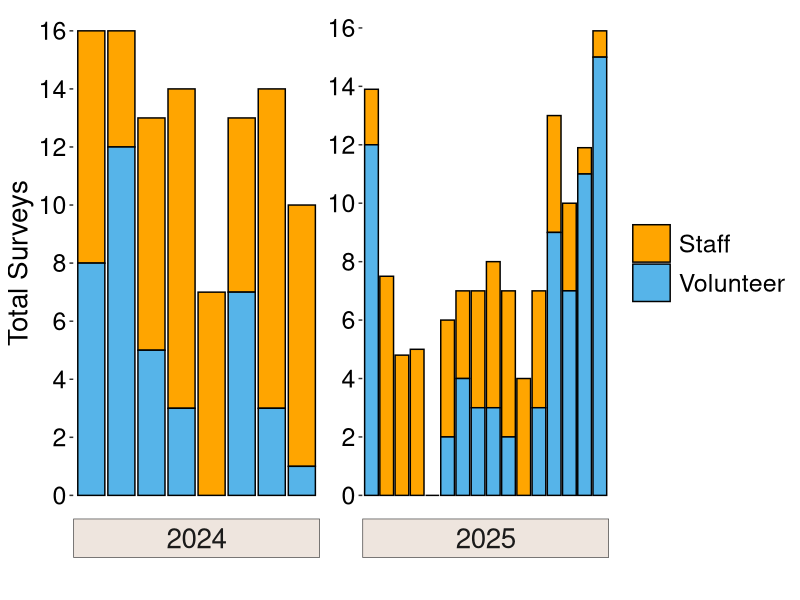
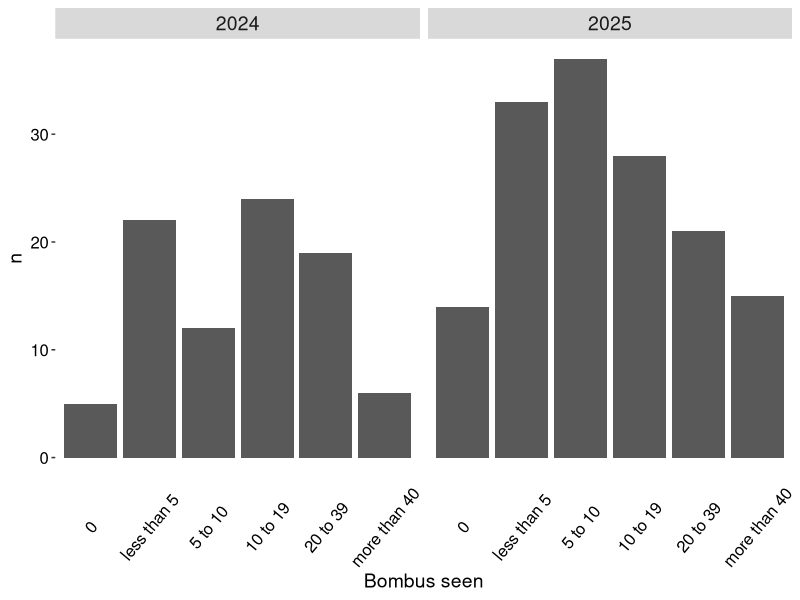
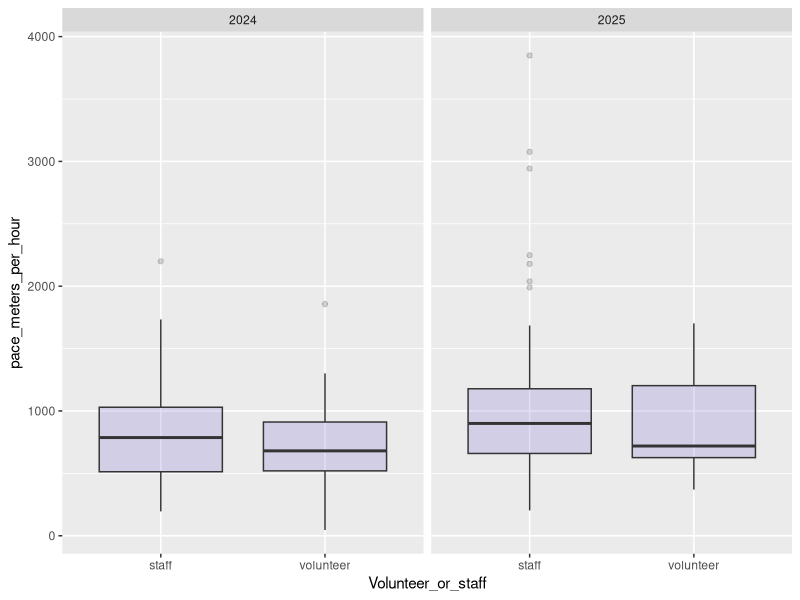

The R script that drew these images, in order: (Note: this script raises an error after producing the figures.)
# Nest Quest Survey123 Survey Data # SD start Oct 28 2025


#load packages
library(tidyverse) #dplyr package
library(lubridate) #dealing with time and dates
library(readr) # creating .csv files
library(lme4) 

##### Cleaning and loading in data #####
#load data
surveys <- read.csv('quest_survey123_data.csv', header = T, na.strings = c("","NA"))
sites <- read.csv('nest_survey_site_data.csv')
all_nests <- read.csv('nest_discovery.csv')

# a little cleaning
surveys_no_flower <- surveys %>% # removing rows with flower data for now. Just to focus on bees mainly
  select(., -c(Currently.blooming.plant..incl..trees.and.shrubs..and...of.area.covered.:Currently.blooming.plant..incl..trees.and.shrubs..and...of.area.covered..9))


surveys_no_flower <- surveys_no_flower %>% # changing names of giant column names
  rename(bloom_area = How.much.of.the.area.is.covered.in.currently.blooming.flowers.,
         bombus_obs = How.many.times.did.you.see.bumble.bees.during.your.survey.,
         AQI = What.is.air.quality.index..Visit.https...www.airnow.gov.,
         volunteer_hours = How.many.hours.did.you.spend.volunteering..including.preparation.and.driving.time..Enter.as.a.decimal.number.to.the.closest.15.minutes..i.e..1.75.for.one.hour.and.45.minutes,
         observer1 = Primary.observer,
         observer2 = Secondary.observer)

table(surveys_no_flower$site) # check sites
surveys_no_flower <- surveys_no_flower %>% # removing invalid rows based on site
  filter(., site != c("Crow hassan", "Hyand queen search", "Queen searching Hyland")) # for some reason this needs to run twice to work?

surveys_no_flower$year <-as.character(surveys_no_flower$year)  # making year a character 
surveys_no_flower$survey_count <-as.numeric(surveys_no_flower$survey_count) # making survey count numeric

# replacing site values so all match
surveys_no_flower$site[surveys_no_flower$site == "Hp1"] <- 'hp1' 
surveys_no_flower$site[surveys_no_flower$site == 'LH_eq2'] <- 'lh_eq2'
surveys_no_flower$site[surveys_no_flower$site == 'HP_sled'] <- 'hp_sled'
table(surveys_no_flower$site) #check

# cleaning  primary observer names. They are all over the place!
table(surveys_no_flower$observer1)
surveys_no_flower <- surveys_no_flower %>% 
  mutate(observer1 = case_when(startsWith(observer1, "Clara") ~ "Clara Costello",
                               startsWith(observer1, "Elaine") ~ "Elaine Evans",
                               startsWith(observer1, 'Fern') ~ "Fern LaBry",
                               startsWith(observer1, 'Alex') ~ "Alex Swartz",
                               startsWith(observer1, 'Dawn') ~ "Dawn Peterson",
                               startsWith(observer1, 'Hanych') ~ "Emily Hanych",
                               startsWith(observer1, 'Janet') ~ "Janet Orange",
                               startsWith(observer1, 'Paul') ~ "Paul Richtman", #two pauls, one without a last name. assuming it's the same person.
                               startsWith(observer1, 'Renee') ~ "Renee Rademacher",
                               grepl('Tam', observer1) ~ "Tamara Smith",
                               grepl('ayden', observer1) ~ 'Jayden Peterson',
                               startsWith(observer1, "Elise") ~ "Elise Bernstein",
                               startsWith(observer1, "Tom") ~ "Tom Patterson",
                               .default = as.character(observer1)))

table(surveys_no_flower$observer1) #check. looks good to me

# cleaning survey_count data. 
table(surveys_no_flower$survey_count) # there are inconsistent values for repeating 0.3.
surveys_no_flower <- surveys_no_flower %>% 
  mutate(survey_count = case_when(startsWith(as.character(survey_count), "0.3") ~ "0.3", 
                                  .default = as.character(survey_count)))
table(surveys_no_flower$survey_count)

surveys_no_flower <- surveys_no_flower %>%  filter(!row_number() %in% c(149)) # removing a row where data is missing. This row seems to a survey that was split up, but the second part of the survey happened the next day??

#cleaning time spent column
surveys_no_flower <- surveys_no_flower %>% mutate(time_spent = ifelse(is.na(time_spent), '1:00:00', time_spent)) # assuming NA values in this column are just an hour of surveying. 

##### First look summary stats and exploration ####
# How many nests at each site/plot?
all_nests <- all_nests %>% 
  filter(., site != c("")) %>% 
  mutate( separate(., col = "date", into = c("month","day","year"),  sep = "/")) %>%  # separated date values so they all have a unique column. 
  rename(found_on_survey = Did.you.discover.this.nest.during.your.one.hour.survey.time.)

nests <- all_nests %>% 
  group_by(site) %>% 
  count(., .drop = FALSE) %>% 
  rename(total_nests = n) # counting the number of nests at each site.

sites <- right_join(nests, sites) 
sites <- sites %>%  mutate(total_nests = ifelse(is.na(total_nests), 0, total_nests)) # joining nest data to match sites. This is a nice summary table

#total_nests <- sum(nests$total_nests)


### How many surveys for each site/plot?

site_summary <- surveys_no_flower %>% 
  group_by(site, 
          Volunteer_or_staff, 
           year) %>% # organize surveys by site, year, and volunteer/staff
  summarize(total_survey_sum = format(round(sum(as.numeric(survey_count), na.rm = TRUE), digits = 4)), # survey totals
            total_unique_observers = n_distinct(observer1, na.rm = TRUE), .groups ="drop") # total unique surveyors for each plot. 
site_summary$total_survey_sum <- as.numeric(site_summary$total_survey_sum)

#site_summary <- site_summary %>% 
 # complete(., site, Volunteer_or_staff, year, fill = list(Volunteer_or_staff = 'volunteer')) %>% 
#  mutate(., total_survey_sum = ifelse(is.na(total_survey_sum), 0, total_survey_sum))
  #drop_na(total_unique_observers)

site_summary2 <- full_join(nests, site_summary) # note that total_nests column does not represent nests differentiated by surveyor type
site_summary2 <- site_summary2 %>% mutate(total_nests = ifelse(is.na(total_nests), 0, total_nests)) #NA's in nest column to 0
site_summary2 <- site_summary2 %>% filter(., site != "crow_gc")

## Code I was trying to do to get labels above bars. Did not work. 
#plot_labels <- site_summary2 %>% distinct(site) 

#plot_labels %>% mutate(nest = if_else(site_summary2$total_nests > 1, 'yes', 'no'))

#df <- data.frame(site = distinct(site_summary2, site),
            #     nest = c('yes', 'yes', 'yes','yes', ' yes','yes', 'yes', 'yes' ,'no', 'no', 'no', 'no', 'no', 'no', 'no', 'no', 'no'),
             #    x = c())

site_summary2

##### Plotting Survey amounts by year, and filled with volunteer or staff surveys. #####
#png("total_NQ_surveys_bar_no_hline.png", units="in", width=12, height=10, res=1200)
site_summary2 %>% 
  ggplot(aes(y = -desc(total_survey_sum), x = site, fill = Volunteer_or_staff, label = total_nests)) + # defining x and y values. 'fill' is how to get the groupings based on a column. 
  geom_bar(stat = "identity", colour = 'black') +
  theme(axis.text.x = element_blank(),
    #axis.text.x = element_text(angle = 50, vjust = 0.8, size = 16, color = 'black'),#rotate x-axis text
        axis.text.y = element_text(size = 18, color = 'black'),
        axis.title = element_text(size = 20),
        panel.grid.major = element_blank(),
        panel.grid.minor = element_blank(),
        panel.background = element_blank(),
        axis.ticks.x = element_blank(),
        strip.text = element_text(size = 20),
        strip.background = element_rect(fill = 'seashell2', color = '#4D4D4D'),
        legend.text = element_text(size = 18),
        legend.key.size = unit(1, 'cm')) + 
  facet_wrap(vars(year), ncol = 2, scale = "free",
             strip.position = 'bottom') +  # separate data by year
  scale_y_continuous(breaks = seq(0, 16, by = 2)) + # set scale manually
  labs(x = "", y = "Total Surveys") + #labels
  scale_fill_manual(values = c("#FFA500", "#56B4E9"), 
                    labels = c("Staff", "Volunteer"),
                    guide = guide_legend(title = NULL))  # changing color
  # geom_hline(yintercept = 5, linetype ="dashed", size = 1) 
  #annotate("text", x = 2, y = 17, label = "!!", size = unit(8, "pt")) +
  #geom_text(aes(label = ifelse(total_nests > 0, "!!", "" & Volunteer_or_staff == 'Staff'), group = site))
  #geom_text(aes(label = total_nests))
#dev.off()


##### Bumble bee observations, categorical data #####
table(surveys_no_flower$bombus_obs)# first look at bumble bee observation data



bombus_summary <- surveys_no_flower %>%
  select(.,c('site',
             'year',
             'bombus_obs')) %>%
  drop_na(bombus_obs)

#bombus_summary$nest <- ifelse(employees$Salary > 60000, "Yes", "No")

bombus_counts <- bombus_summary %>% 
  group_by(year, bombus_obs) %>% 
  tally()

#
ggplot(bombus_counts, aes(x = bombus_obs, y = n)) +
  geom_bar(stat = 'identity', position = 'dodge') +
  theme(axis.text.x = element_text(angle = 50, vjust = 0.5, size = 12, color = 'black'),#rotate x-axis text
        axis.text.y = element_text(size = 12, color = 'black'),
        axis.title = element_text(size = 14),
        panel.grid.major = element_blank(),
        panel.grid.minor = element_blank(),
        panel.background = element_blank(),
        axis.ticks.x = element_blank(),
        strip.text = element_text(size = 14)) +
  ylim(0,40)+
  labs(x = "Bombus seen",
       y = "n") +
  scale_x_discrete(limits = c('0',
                              'less than 5',
                              '5 to 10',
                              '10 to 19',
                              '20 to 39',
                              'more than 40')) +
  scale_y_continuous() +
  facet_wrap(vars(year), ncol = 2, strip.position = 'top') 



##### Looking at how various variables affect nest detection #####
# Mainly interested in how the categorical variable of bumble bee abundance affects nest detection
# Does the amount of bumble bees we saw on a survey affect our detection probability? Or occurrence probability? 

#each row in this data frame represents ONE survey
survey_nest <- surveys_no_flower %>% select(., "year", 
                                            'date', 
                                            'site', 
                                            'time_spent',
                                            'survey_count',
                                            'Volunteer_or_staff', 
                                            'observer1',
                                            'bombus_obs',
                                            'bloom_area',
                                            'GlobalID') # picking variables of interest for analysis. 

all_nests <- all_nests %>% rename(observer1 = primary_observer) # changing 


# I want to create a binary column in survey_nest that signifies whether a nest was found during that survey or not.
# I think I can do this by taking shared columns in survey_nest and all_nests, and combining them to make a unique ID of sorts.
# date:site:observer1 SHOULD result in unique enough values to compare.
# when there is a match between the two columns, R will say TRUE. If TRUE, a nest was found. If FALSE, a nest was not found. 

#creating unique values to be matched between data frames
survey_nest$date_site_observer1 <- as_factor(paste(survey_nest$date,":", survey_nest$site,":", survey_nest$observer1))
all_nests$date_site_observer1 <- as_factor(paste(all_nests$date,":", all_nests$site,":", all_nests$observer1))

all_survey_nests <- all_nests %>% filter(., found_on_survey == 'yes') # only selecting rows where nest was found during survey

survey_nest$nest_found <- match(survey_nest$date_site_observer1, all_survey_nests$date_site_observer1,  nomatch = 0) # match data frames, giving a 0 when there is no match meaning no nest was found.
survey_nest <- survey_nest %>% mutate(., nest_found = as.character(ifelse(nest_found > 0, 1, 0))) # make values a binary 0:1 
     
survey_nest[survey_nest$nest_found == '1', ]
survey_nest[192, 11] = 0 # Changing one specific value based on position. There is one incident of Jayden having two surveys (8/5/2025 and hp1) with the same date and location. 
               # she found a nest in the first half of her survey, then stopped and started a new survey. R thinks a nest was found in both of these, when really it was just the first one
                  # PSA: code as I suggest, not as I do. I'm crossing my fingers this little code won't cause problems later lol
table(survey_nest$nest_found) # 0 = nest not found during survey, 1 = nest found during survey (There should be 12 nests found).     
survey_nest$survey_count <-as.numeric(surveys_no_flower$survey_count) 
survey_nest$nest_found <- as.factor(survey_nest$nest_found)

survey_nest$location <- sites$location[match(survey_nest$site, sites$site)] # adding location to each row. 

##### Some summary analysis using this survey_nests. Lots of this is used for economist summary ##### #####
# nest finding success rate of volunteers

volunteer_nests <- survey_nest %>% 
  filter(., Volunteer_or_staff == "volunteer") # 110 total volunteer surveys

tally(volunteer_nests, nest_found == '1') / 110 # volunteer survey success rate is 0.018 nests/survey

# nest finding success rate of staff members
staff_nests <- survey_nest %>% 
  filter(., Volunteer_or_staff == "staff") # 155 total staff surveys

tally(staff_nests, nest_found == '1') / 155 # staff survey success rate is 0.058 nest/survey

survey_nest %>% group_by(site, year) %>% summarize(sum = sum(survey_count, na.rm = TRUE))

survey_success_summary <- survey_nest %>% count(year, nest_found, Volunteer_or_staff) # summary of success by year and observer type
survey_nest %>% count(year,
                      site,
                      nest_found) %>% filter(.,nest_found == 1) # how many nests found per site/year combo? I entered this into the economist spreadsheet. 

## Total time spent surveying as recorded by survey123
survey_nest$time_spent_hms <- hms(survey_nest$time_spent) # make column hms format
survey_nest$time_spent_seconds <- period_to_seconds(survey_nest$time_spent_hms) # convert to seconds
survey_nest$time_spent_hours <- round(survey_nest$time_spent_seconds/3600, digits = 2)

survey_nest %>% 
  mutate_at(vars(time_spent_seconds), ~replace_na(., 3600)) %>% 
  group_by(., year, Volunteer_or_staff) %>% 
  summarize(., total_time_seconds = sum(time_spent_seconds),    # summing seconds spent surveying
            total_hours = total_time_seconds/3600,              # convert seconds to hours
            survey_count_sum = sum(survey_count, na.rm = TRUE)) # totals from survey_count column

time_per_site <- survey_nest %>% 
  mutate_at(vars(time_spent_seconds), ~replace_na(., 3600)) %>% 
  group_by(., site,year) %>% 
  summarize(., total_time_seconds = sum(time_spent_seconds),
            total_hours = total_time_seconds/3600) 

time_per_site <- time_per_site %>% pivot_wider(names_from = year, 
                              values_from = c(total_hours), 
                              values_fill = 0)
#write.csv(time_per_site, "C:\\Users\\chand\\Documents\\data\\nestquest\\nestquest\\time_per_site2.csv")

# calculating pace of surveys
survey123_tracks <- read.csv('cleaned_track_lengths.csv')
survey123_tracks <- survey123_tracks %>% select(.,
                            'globalid',
                            'length') %>% 
  rename(GlobalID = globalid,
         length_meters = length) %>% na.omit() #removing lines that don't have a track recorded before joining.

survey_nest <- left_join(survey_nest, survey123_tracks) %>% # join track length to main analysis dataframe
  mutate(length_meters = if_else(duplicated(GlobalID), NA, length_meters))  #removing duplicated values in length_meters upon matching. Some lengths were duplicated upon joining, despite no track being recorded

survey_nest$length_meters <- round(survey_nest$length_meters, digits = 2) # make values a bit more readable. 

survey_nest <- survey_nest %>% 
  mutate(., pace_meters_per_hour = length_meters / time_spent_hours) # meters/hour pace

pace_summary <- survey_nest %>% 
  group_by(., year, Volunteer_or_staff) %>% 
  summarize(mean_pace = mean(pace_meters_per_hour, na.rm = TRUE,),
            mean_length = mean(length_meters, na.rm = TRUE))

ggplot(survey_nest, aes(x = Volunteer_or_staff, y = pace_meters_per_hour)) + 
  geom_boxplot(fill="slateblue", alpha=0.2) +
  facet_wrap(vars(year), ncol = 2, strip.position = 'top')
  scale_y_continuous(limits = c(0, ))


  
  
  
##### Survey success analysis using the binary variable 0 and 1 of nest found #####
  glmer(nest_found ~ bombus_obs + (1|location),
        data = survey_nest,
        family = binomial(link = 'logit'))
  
